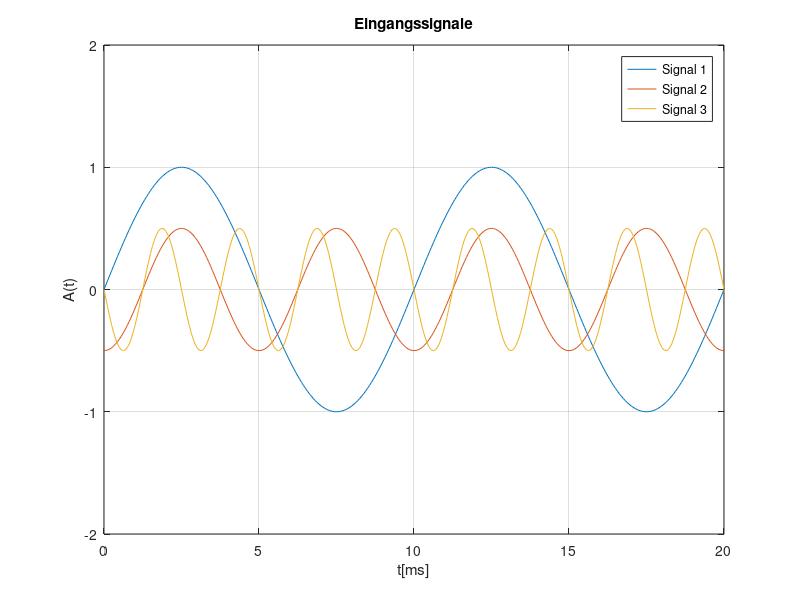
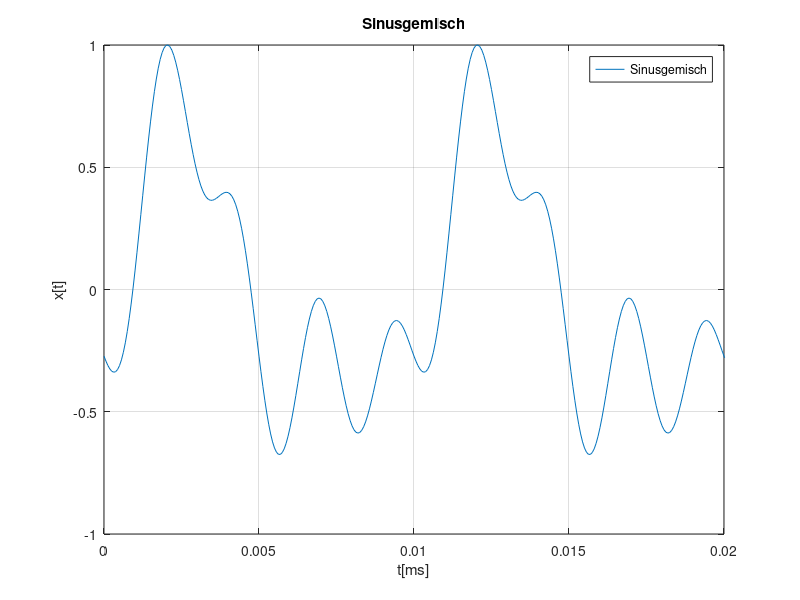

Source code (MATLAB) for these figures, in order: (Note: this script raises an error after producing the figures.)
%%%%%%%%%%%%%%%%%%%%%%%%%%%%%%%%%%%%%%%%%%%%%%%%%%%%%%%%%%%%%%%%%%%%%%%%%%%
%                  Aufgabe 1, Teilaufgabe 1: Sinusgemisch                 %
%%%%%%%%%%%%%%%%%%%%%%%%%%%%%%%%%%%%%%%%%%%%%%%%%%%%%%%%%%%%%%%%%%%%%%%%%%%
clear all;
clc;
%--------------------------------------------------------------------------
% Durch die Aufgabe vorgegebene Werte: 
%Signal 1
f1=100;
A1=1;
phi1=0;

%Signal 2
f2=200;
A2=0.5;
phi2=-pi/2;

%Signal 3
f3=400;
A3=0.5;
phi3=pi;

sampleRate   = 16000;           % Abtastrate (16kHz)
samplePeriod = 1/sampleRate;    % Abtastperiode (0.0000625s) 
timeInSec    = 5;               % time

%--------------------------------------------------------------------------
% Den Pfad ermitteln, um dort die Grafiken und Sound abzuspeichern: 
currentfolder = pwd;
outputfile = strcat(currentfolder, '/sinusgemisch.wav');

% length of signal (5s) 
time = (0:samplePeriod:timeInSec-samplePeriod);

% Errechnenvon Sinusschwingungen
signal1 = A1 * sin(2 * pi * f1 * time + phi1);
signal2 = A2 * sin(2 * pi * f2 * time + phi2);
signal3 = A3 * sin(2 * pi * f3 * time + phi3);

% mix sine vibrations and scale sinemix
sinusgemisch = signal1 + signal2 + signal3;
sinusgemisch = sinusgemisch/max(abs(sinusgemisch));


% Eingangssignale Plotten und als Grafik abschpeichern
timeInMs = time.*1000;


hFig = figure(1);
set(hFig, 'Position', [0 0 500 500])
plot(timeInMs, signal1, timeInMs, signal2, timeInMs, signal3),axis([0 20 -2 2]);
grid on
title('Eingangssignale');
xlabel('t[ms]');
ylabel('A(t)');
legend('Signal 1','Signal 2','Signal 3');
saveas(hFig, 'plot_1_1_eingangssignale', 'jpg');
% close figure
close(hFig);

% Sinusgemisch Plotten und als Grafig abspeichern
hFig = figure(2);
%set(hFig, 'Position', [0 0 500 500])
% plotting sinemix
plot(time, sinusgemisch);
grid on
title('Sinusgemisch');
axis([0 0.02 -1 1]);
xlabel('t[ms]'); 
ylabel('x[t]');
legend('Sinusgemisch');
% save plot as jpg
saveas(hFig, 'plot_1_1_sinusgemisch', 'jpg');
% close figure
close(hFig);     

% write to wav-file
wavwrite(sinusgemisch, sampleRate, 16, outputfile);